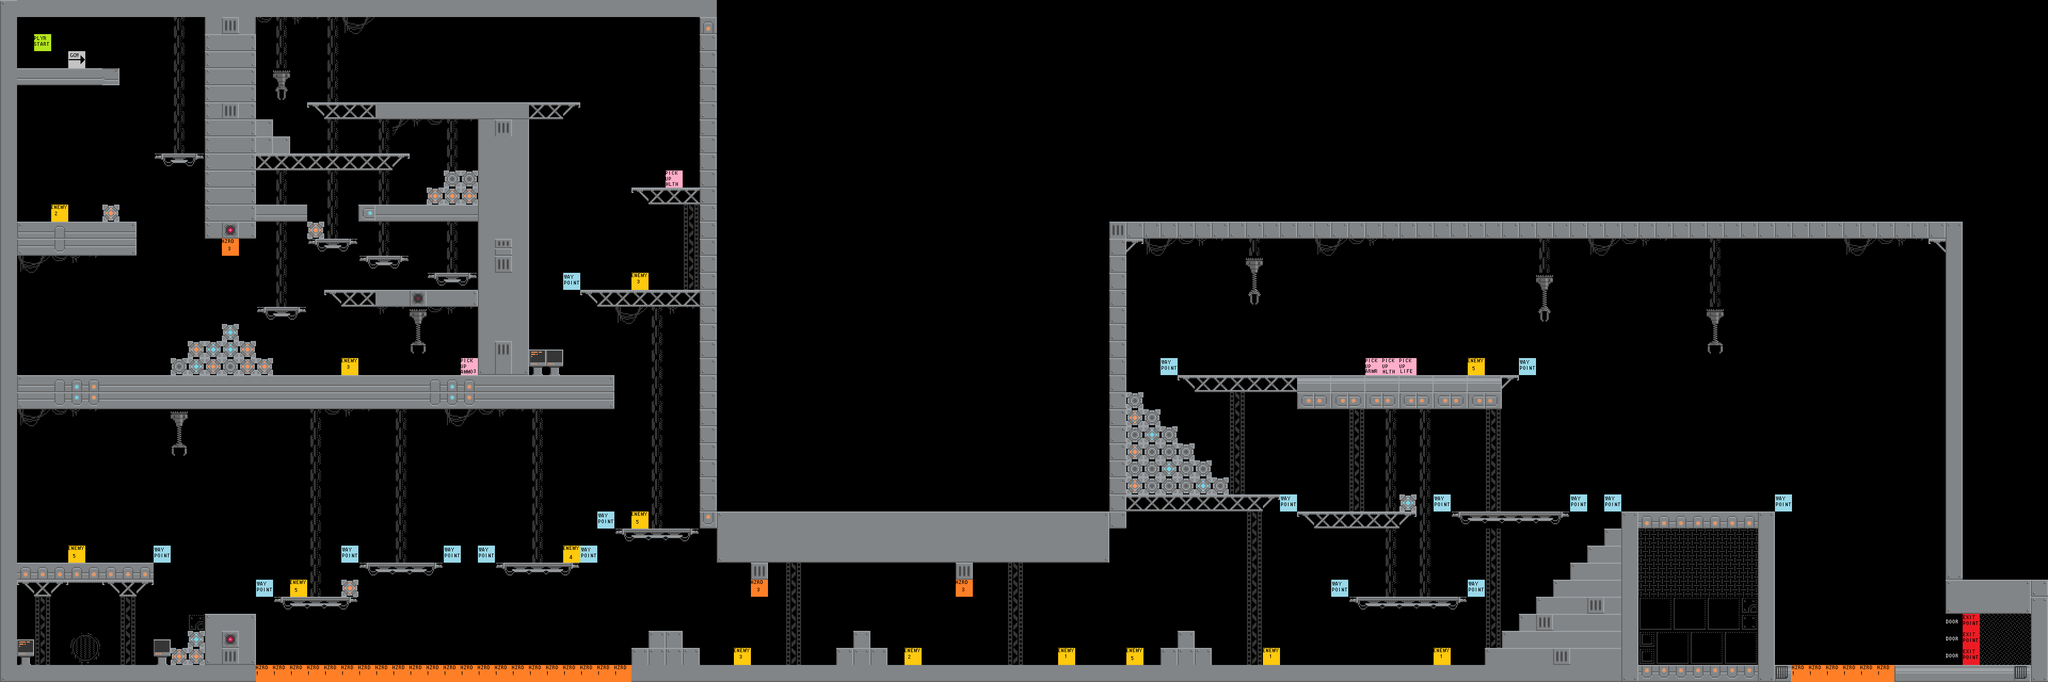

Tiled map render using the project's own tile images. Description and the map definition, with tile-layer contents summarised, below:
An orthogonal 120x40 tile map with 32x32 px tiles, 1 tile layer (Tile Layer 1).

<map version="1.2" tiledversion="1.3.3" orientation="orthogonal" renderorder="right-down" width="120" height="40" tilewidth="32" tileheight="32" infinite="0" nextlayerid="2" nextobjectid="1">
 <editorsettings>
  <export target="level2.csv" format="csv" />
 </editorsettings>
 <tileset firstgid="1" source="worldTiles.tsx" />
 <layer id="1" name="Tile Layer 1" width="120" height="40">
  <data>[4800 cells, 1246 non-empty, 98 distinct tile ids]</data>
 </layer>
</map>
